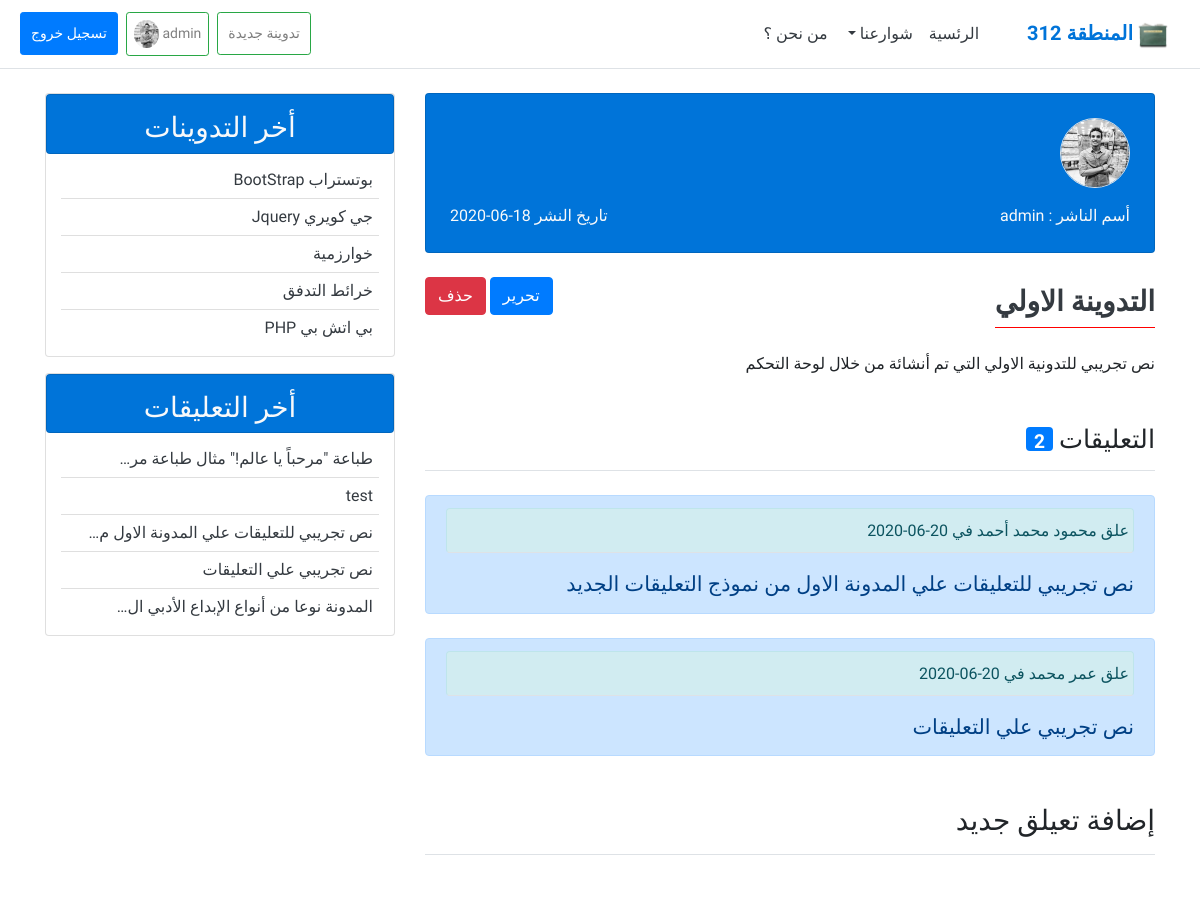
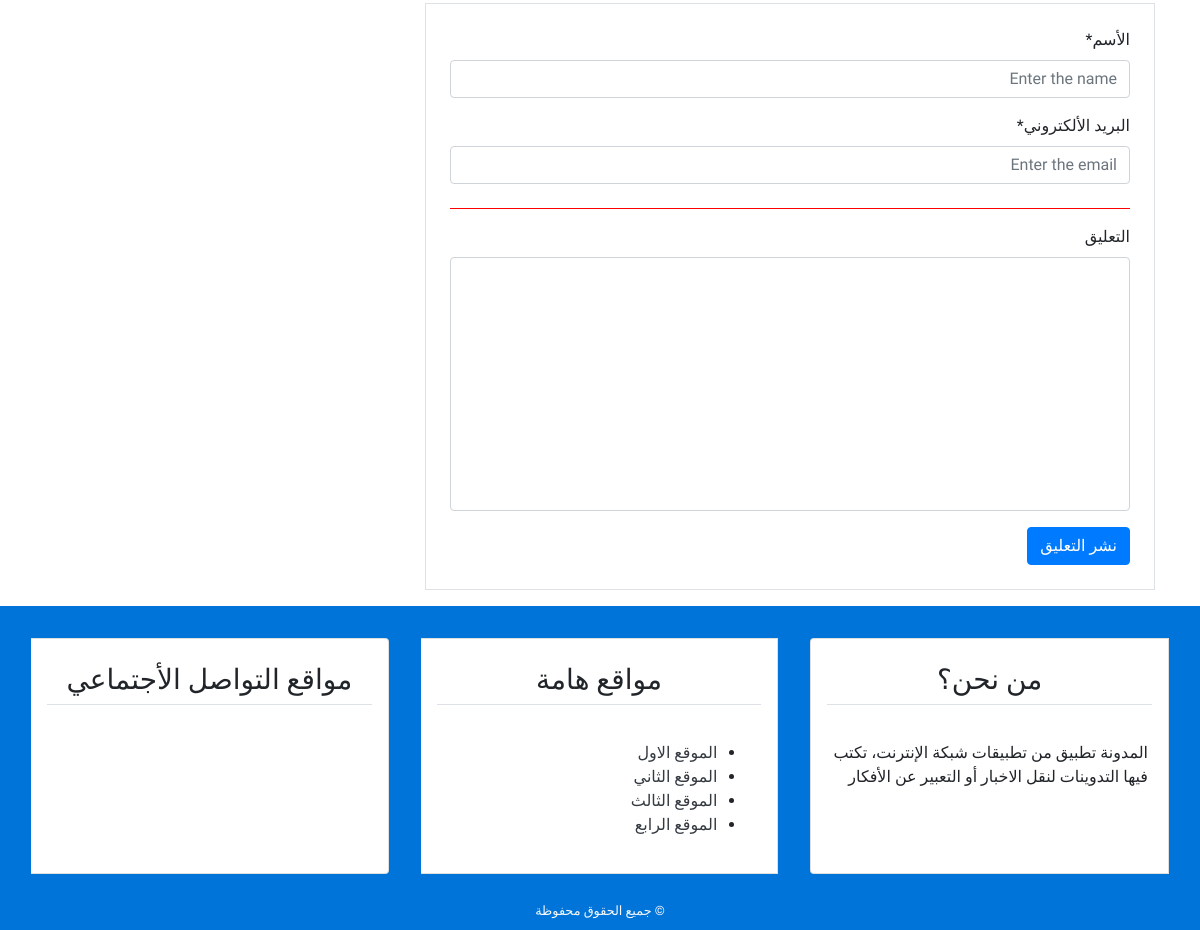
Screenshot of /detail/1 (signed in) with the database file from the repository (2 pictures, top to bottom).
### user/models.py (models this page shows, shortened)
class Profile(models.Model):
    image = models.ImageField(default='default.png', upload_to='profile_pics')
    image_cover = models.ImageField(default='cover.jpg', upload_to='profile_cover')
    user = models.OneToOneField(User, on_delete=models.CASCADE)

### blog/models.py (models this page shows, shortened)
class Post(models.Model):
    title = models.CharField(max_length=100)
    author = models.ForeignKey(User, on_delete=models.CASCADE)
    content = models.TextField()
    post_date = models.DateTimeField(default=timezone.now)
    post_update = models.DateTimeField(auto_now=True)
    def __str__(self):
        return self.title
    class Meta:
        ordering = ('-post_date',)

class comment(models.Model):
    name = models.CharField(max_length=50, verbose_name='ألاسم')
    body = models.TextField(verbose_name='ألتعليق')
    email = models.EmailField(verbose_name='البريد الإلكتروني')
    comment_date = models.DateTimeField(auto_now_add=True)
    active = models.BooleanField(default=True)
    post = models.ForeignKey(
        Post, on_delete=models.CASCADE, related_name='comments'
    )
    class Meta:
        ordering = ('-comment_date',)

### blog/views.py (the view)
# urls.py: path('detail/<int:post_id>', views.post_detail, name='detail'),
def post_detail(request, post_id):
    post = get_object_or_404(Post, pk=post_id)
    comments = post.comments.filter(active=True)
    if request.method == 'POST':
            comment_form = NewComment(data=request.POST)
            if comment_form.is_valid():
                new_comment = comment_form.save(commit=False)
                new_comment.post = post
                new_comment.save()
    else:
        comment_form = NewComment()
    context = {
        'title': post,
        'post' : post,
        'comments' : comments,
        'comment_form' : comment_form,
    }
    return render(request, 'blog/detail.html', context )

### blog/forms.py (shortened to what this page needs)
class NewComment(forms.ModelForm):
    name =  forms.CharField()
    email = forms.EmailField()
    body = forms.CharField(widget=forms.Textarea)
    class Meta:
        model = comment
        fields = ('name', 'email', 'body')

### blog/templatetags/post_tag.py (called while the page is built)
@register.inclusion_tag('blog/latest_post.html')
def latest_posts():
    context = {
        'l_post' : Post.objects.all()[0:5],
    }
    return context

@register.inclusion_tag('blog/latest_comments.html')
def latest_comments():
    context = {
        'l_comment' : comment.objects.filter(active=True)[:5],
    }
    return context

### blog/templates/blog/detail.html (shortened to what this page needs)
{% extends "blog/base.html" %}
{% block content %}
{% load crispy_forms_tags %}
<div class=" mb-3  p-3 card bg-blue ">
    <img class="img-fluid rounded-circle border m-2  " style="width: 70px; height:70px; "
        src="{{post.author.profile.image.url}}" alt="صورة الناشر">
    <div class="row bg- p-2 pb-0  ">
        <div class="col-lg-6 col-xl-6 col-md-6 col-sm-6 text-light">
            <span>أسم الناشر : {{post.author}}</span>
        </div>
        <div class="col-lg-6 col-xl-6 col-md-6 col-sm-6 text-xl-left text-lg-left text-md-left text-sm-left text-light">
            <span> تاريخ النشر {{post.post_date | date:'d-m-Y '}}</span>
        </div>
    </div>
</div>
<div lass="border mb-3  p-3 card">
    {% if post.author == user %}
    <div class="btn-edting d-inline-block mt-2">
        <a class="btn btn-primary" href="{% url 'post-update' post.pk %}">تحرير</a>
        <a class="btn btn-danger" href="{% url 'post-delete' post.pk %}">حذف</a>
    </div>
    {% endif %}
    <div class="border-bottom border-bottom-style mb-4 d-inline-block">
        <h3 class="text-dark mt-3 font-weight-bolder">{{post.title}}</h3>
    </div>
    <p>{{post.content}}</p>
</div>
<div>
    <h2 class="border-bottom mt-5 pb-3 comment">التعليقات <span
            class="badge badge-primary comment-count">{{comments.count}}</span></h2>
    {% if comments %}
    {% for comment in  comments %}
    <div class="mb-3 p3 mt-4 comment-body alert alert-primary ">
        <h6 class="border-bottom alert alert-info comment-info ">علق {{comment.name}} <span> في
                {{comment.comment_date | date:'d-m-Y'}}</span></h6>
        <p class="mb-0 ">{{comment.body}}</p>
    </div>
    {% endfor %}
    {% else %}
    <div class="alert alert-danger" role="alert">
        لا يوجد تعليقات !
    </div>
    {% endif %}
</div>
<h3 class="border-bottom mt-5 mb-3 pb-3">إضافة تعيلق جديد</h3>
<div class="border  p-4 mb-3 mt-5 ">
    <form method="POST">
        <div class="form-group">
            <label class="" for="name">الأسم*</label>
            <input class="form-control  form-control" type="text" name="name" id="name" placeholder="Enter the name">
            <label class="mt-3" for="email">البريد الألكتروني*</label>
            <input class="form-control mb-4" type="email" name="email" id="email" placeholder="Enter the email">
            <label class="border-top d-block pt-3 border-top-style" for="textarea">التعليق</label>
            <textarea class="form-control" name="body" id="body" cols="40" rows="10" style="resize: none;"
                class="col-md"></textarea>
        </div>
        <input class="btn btn-primary " type="submit" value="نشر التعليق">
    </form>
</div>
{% endblock content %}

### blog/templates/blog/base.html (shortened to what this page needs)
{% load static %}
{% load post_tag %}
<!DOCTYPE html>
<html lang="ar">
<head>
    <link rel="stylesheet" href="{% static 'blog/css/bootstrap.min.css' %}">
    <link rel="stylesheet" href="{% static 'blog/css/main.css' %}">
    <link rel="stylesheet" href="{% static 'blog/css/colors.min.css' %}">
</head>
<body>
    <header>
        <nav class="navbar navbar-expand-lg navbar-light   bg-white border-bottom">
            <a class="navbar-brand" href="{% url 'home' %}">
                <img style="width: 30px;" src="{% static 'blog/images/logo.png' %}" alt="شعار المنطقة">
                <span class="site-name font-weight-bold blue">المنطقة 312</span>
            </a>
            <div class="collapse navbar-collapse" id="navbarSupportedContent">
                <ul class="navbar-nav ">
                    <li class="nav-item active">
                        <a class="nav-link text-dark" href="{% url 'home' %}">الرئسية</a>
                    </li>
                    <li class="nav-item dropdown">
                        <a class="nav-link dropdown-toggle text-dark" href="#" id="navbarDropdown" role="button"
                            data-toggle="dropdown" aria-haspopup="true" aria-expanded="false">
                            شوارعنا
                        </a>
                    </li>
                    <li class="nav-item">
                        <a class="nav-link text-dark" href="{% url 'about' %}">من نحن ؟</a>
                    </li>
                </ul>
                {% if user.is_authenticated %}
                <ul class="navbar-nav mr-auto">
                    <li class="nav-item btn-sigin user-btn "><a class="nav-link btn btn-outline-success btn-sm m-1 "
                            href="{% url 'new_post' %}">تدوينة جديدة</a></li>
                    <li class="nav-item btn-sigin"><a class="nav-link btn btn-outline-success btn-sm m-1 "
                            href="{% url 'profile' %}">{{user.username}} <img class="img-fluid  rounded-circle"
                                style="width: 25px; height:  28px" src="{{user.profile.image.url}}" alt=""> </a> </li>
                    <li class="nav-item btn-login user-btn  "><a class="nav-link; btn btn-primary btn-sm m-1 "
                            href="{% url 'logout' %}"> تسجيل خروج </a></li>
                </ul>
                {% endif %}
            </div>
        </nav>
    </header>
    <section>
        <div class="container">
            <div class="row mt-4">
                <div class="col-md-8 ">
                    {% block content %}
                    {% endblock content %}
                </div>
                <div class="col-md-4">
                    <div class="card mb-3">
                        <h3 class="text-center  bg-blue text-light p-2 card pt-3">أخر التدوينات</h3>
                        {% latest_posts %}
                    </div>
                    <div class="card mb-3">
                        <h3 class="text-center bg-blue text-light p-2 card pt-3">أخر التعليقات</h3>
                        {% latest_comments %}
                    </div>
                </div>
            </div>
        </div>
    </section>
    <footer class="bg-blue">
        <div class="container-fluid">
            <div class="row">
                <div class="col-md mt-3">
                    <div class="card-group ">
                        <div class="card m-3">
                            <h3 class="card-title text-center border-bottom
                                p-2 m-3 "> من نحن؟ </h3>
                            <div class="card-body">
                                <blockquote>
                                    المدونة تطبيق من تطبيقات شبكة الإنترنت، تكتب فيها التدوينات لنقل الاخبار أو التعبير
                                    عن الأفكار
                                </blockquote>
                            </div>
                        </div>
                        <div class="card m-3">
                            <h3 class="card-title text-center border-bottom
                                p-2 m-3 "> مواقع هامة</h3>
                            <div class="card-body">
                                <ul class="">
                                    <li class=" "><a class=" text-dark " href="#">الموقع الاول</a></li>
                                    <li class=" "><a class=" text-dark " href="#">الموقع الثاني</a></li>
                                    <li class=" "><a class=" text-dark " href="#">الموقع الثالث</a></li>
                                    <li class=" "><a class=" text-dark " href="#">الموقع الرابع</a></li>
                                </ul>
                            </div>
                        </div>
                        <div class="card m-3">
                            <h3 class="card-title text-center border-bottom
                                p-2 m-3 "> مواقع التواصل الأجتماعي</h3>
                            <h4 class="card-body text-center ">
                                <span class="blue p-2">
                                </span>
                                <span class="blue p-2">
                                </span>
                                <span class="blue p-2">
                                </span>
                                <span class="blue p-2">
                                </span>
                                <span class="blue p-2">
                                </span>
                            </h4>
                        </div>
                    </div>
                </div>
            </div>
            <div class="row p-2">
                <div class="col-md text-center text-light">
                    <small>&copy; جميع الحقوق محفوظة</small>
                </div>
            </div>
        </div>
    </footer>
</body>
</html>

### blog/templates/blog/latest_post.html
<ul class="list-group-flush latest-post">
  {% for post in l_post  %}
  <li class="latest-post-item list-group-item">
    <a class="text-dark" href="{% url 'detail' post.id %}">{{post.title}}</a>
  </li>
  {% endfor %}
</ul>

### blog/templates/blog/latest_comments.html
<ul class="list-group-flush latest-comment border--blue">
  {% for comment in l_comment  %}
  <li class="latest-comment-item list-group-item">
    <a class="text-dark" href="{% url 'detail' comment.post.id %}">{{comment.body|safe|truncatechars:40}}</a>
  </li>
  {% empty %}
  <li class="latest-comment-item list-group-item">لا يوجد تعليقات !</li>
  {% endfor %}
</ul>

### blog/static/blog/css/main.css (style rules this page uses)
html, body { direction: rtl; text-align: right; }
body { font-family: 'Tajawal', sans-serif; }
.btn-login a { padding: 7px !important; color: white !important; }
.btn-sigin a { padding: 7px !important; }
.latest-post, .latest-comment { padding: 0 15px; }
.latest-post .latest-post-item, .latest-comment .latest-comment-item { padding: 6px; }
.latest-post li:first-child, .latest-comment li:first-child { border-top: 0; }
.latest-post li:last-child, .latest-comment li:last-child { border-bottom: 0; padding-bottom: 0; }
.comment-count { padding-bottom: 0; }
.comment { font-size: 160%; }
.comment-body { font-size: 130%; }
.comment-info { padding-right: 4px; }
.btn-edting { float: left; }
.border-bottom-style { border-bottom-color:#FF0000 !important; }
.border-top-style { border-top-color:#FF0000 !important; }
.user-btn a { padding: 10px !important; }

### rows the page displays
Post: author.profile.image (picture), author "admin", post_date "18-06-2020", title "التدوينة الاولي", content "نص تجريبي للتدونية الاولي التي تم أنشائة من خلال لوحة التحكم"
comment: name "محمود محمد أحمد", comment_date "20-06-2020", body "نص تجريبي للتعليقات علي المدونة الاول من نموذج التعليقات الجديد", body "نص تجريبي للتعليقات علي المدونة الاول م…"
comment: name "عمر محمد", comment_date "20-06-2020", body "نص تجريبي علي التعليقات"
Post: title "بوتستراب BootStrap"
Post: title "جي كويري Jquery"
Post: title "خوارزمية"
Post: title "خرائط التدفق"
Post: title "بي اتش بي PHP"
comment: body "طباعة \"مرحباً يا عالم!\" مثال طباعة مر…"
comment: body "test"
comment: body "المدونة نوعا من أنواع الإبداع الأدبي ال…"

### other values shown
{{ user.username }} "admin"
{{ comments.count }} "2"
